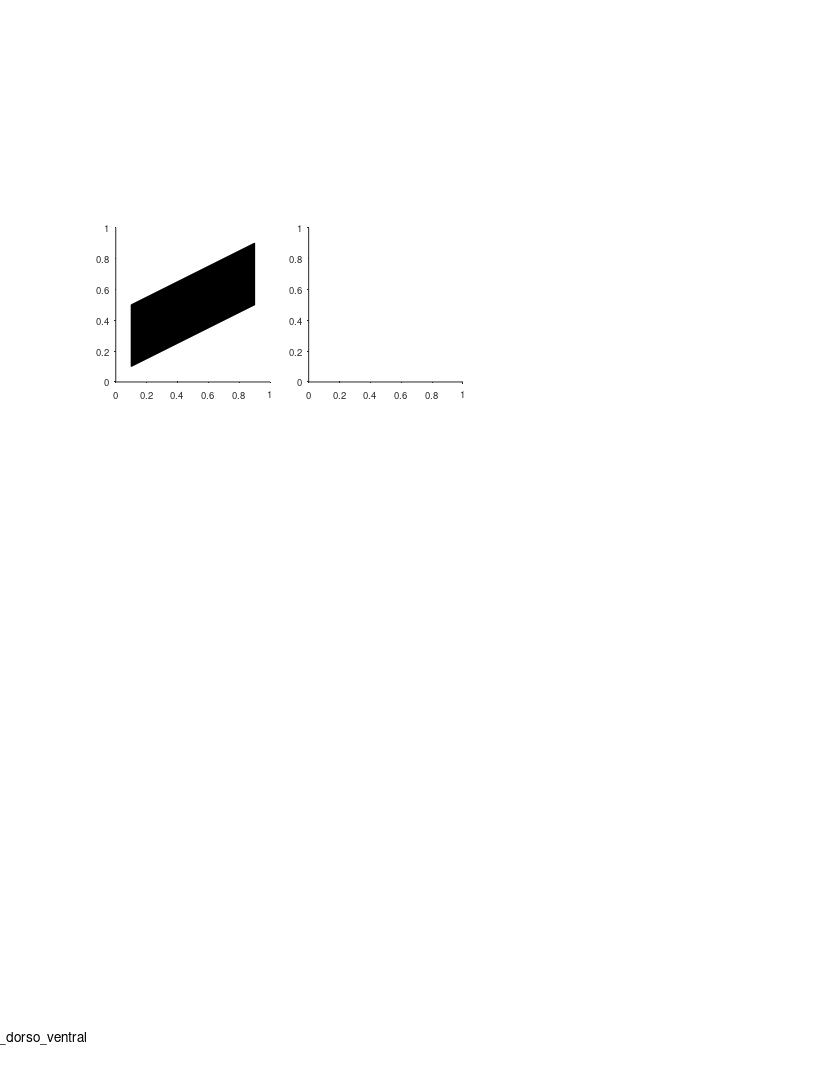

This chart was generated by the following MATLAB code: (Note: this script raises an error after producing the figure.)
%% PhD thesis figure 5.2 - discussion: dorso-ventral illustration

%%
close all
clear 
clc

%% define output files
res_dir = 'E:\Tamir\PhD\Thesis\resources\ch_5_discussion';
mkdir(res_dir)
fig_name_str = 'Fig_5_2_dorso_ventral';
fig_caption_str = ' ';
log_name_str = [fig_name_str '_log_file' '.txt'];
log_name_str = strrep(log_name_str , ':', '-');
log_name_str = strrep(log_name_str , ' ', '_');
log_name_out = fullfile(res_dir, log_name_str);

%% open log file
diary off
diary(log_name_out)
diary on
disp('Log file');
disp(['created: ', datestr(clock)]);
disp('======================================================');
disp([fig_name_str ':' fig_caption_str]);   
disp('======================================================');
disp('');

%% create figure
% figure_size_cm = [21.0 29.7]; % ~A4
figure_size_cm = [21.6 27.9]; % ~US letter
fig = figure;
% Some WYSIWYG options:
set(gcf,'DefaultAxesFontSize',7);
set(gcf,'DefaultAxesFontName','helvetica');
set(gcf,'DefaultAxesUnits','centimeters');
set(gcf,'PaperType','usletter')
% set(gcf,'PaperType','<custom>');
set(gcf,'PaperUnits','centimeters','PaperPosition',[0 0 figure_size_cm]);
set(gcf,'PaperOrientation','portrait');
set(gcf,'Units','centimeters','Position',get(gcf,'paperPosition')+[0 0 0 0]); % position on screen...
set(gcf, 'Renderer', 'painters');
set(groot, 'defaultAxesTickDir', 'out');
set(groot,  'defaultAxesTickDirMode', 'manual');
annotation('textbox', [0.5 1 0 0], 'String',fig_name_str, 'HorizontalAlignment','center','Interpreter','none', 'FitBoxToText','on');

% create panels
panels(1) = axes('position', [3 18 4 4]);
panels(2) = axes('position', [8 18 4 4]);

w = 0.4;

axes(panels(1))
hold on
patch([0.1 0.1 0.9 0.9],[0.1 0.1+w 0.9 0.9-w], 'k');
hax=gca;
hax.YTick = [];
hax.XTick = [0.2 0.8];
hax.XTickLabel = {'Dorsal','Ventral'};
hax.XAxis.FontSize = 10;
hax.TickLength = [0 0];
xlim([0 1]);
ylim([0 1]);
ylabel('Fields size','Units','normalized','Position',[-0.15 0.5],'FontSize',12);

axes(panels(2))
hold on
patch([0.1 0.1 0.9 0.9],[0.1 0.1+w 0.1+w 0.1+w], 'k');
hax=gca;
hax.YTick = [];
hax.XTick = [0.2 0.8];
hax.XTickLabel = {'Dorsal','Ventral'};
hax.XAxis.FontSize = 10;
hax.TickLength = [0 0];
xlim([0 1]);
ylim([0 1]);
% ylabel('Fields size')

%% save fig(s)
fig_name_out = fullfile(res_dir, [fig_name_str ]);
print(fig, fig_name_out, '-dpdf', '-cmyk', '-painters');

disp('figure was successfully saved to pdf/tiff/fig formats');
diary off

%%
